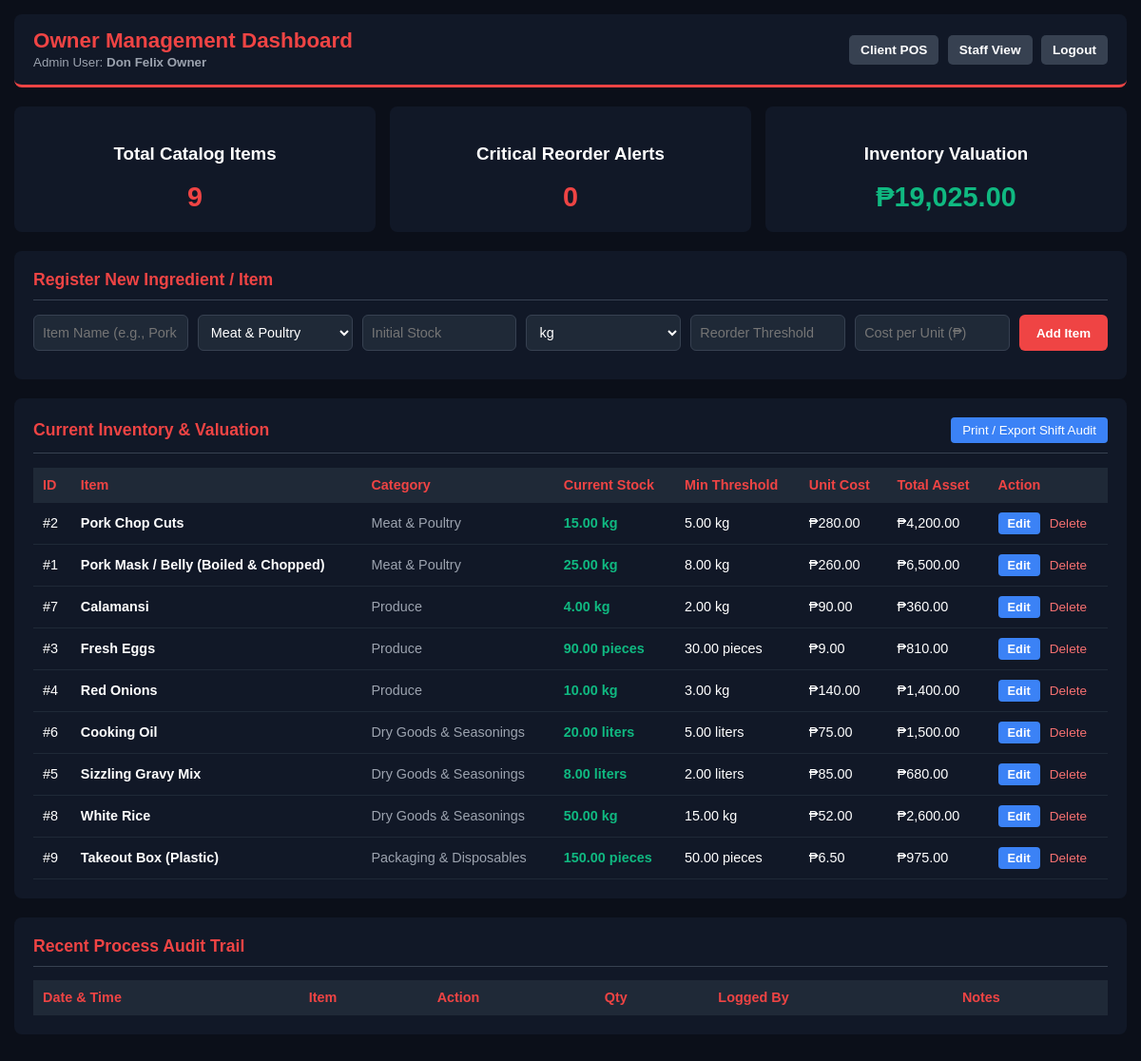
Page /admin_dashboard.php (signed in) on the committed database.
### tables this page shows
CREATE TABLE `inventory` (
  `id` int(11) NOT NULL,
  `item_name` varchar(100) NOT NULL,
  `category` enum('Meat & Poultry','Produce','Dry Goods & Seasonings','Packaging & Disposables') NOT NULL,
  `current_stock` decimal(10,2) NOT NULL DEFAULT 0.00,
  `unit` enum('kg','grams','pieces','liters','packs','sacks') NOT NULL DEFAULT 'pieces',
  `min_alert` decimal(10,2) NOT NULL DEFAULT 5.00,
  `cost_per_unit` decimal(10,2) NOT NULL DEFAULT 0.00,
  `updated_at` timestamp NOT NULL DEFAULT current_timestamp() ON UPDATE current_timestamp()
);

### admin_dashboard.php (the view, shortened to what this page needs)
<?php
require 'db.php';
$total_items = $conn->query("SELECT COUNT(*) as total FROM inventory")->fetch_assoc()['total'];
$low_stock = $conn->query("SELECT COUNT(*) as total FROM inventory WHERE current_stock <= min_alert")->fetch_assoc()['total'];
$valuation = $conn->query("SELECT SUM(current_stock * cost_per_unit) as total_val FROM inventory")->fetch_assoc()['total_val'] ?? 0;
$inventory = $conn->query("SELECT * FROM inventory ORDER BY category, item_name ASC");
?>
<!DOCTYPE html>
<html lang="en">
<head>
</head>
<body>
    <header>
        <div>
            <h1>Owner Management Dashboard</h1>
            <small style="color:#9ca3af;">Admin User: <strong><?php echo htmlspecialchars($_SESSION['user']); ?></strong></small>
        </div>
        <div class="nav-links">
            <a href="pos_order.php">Client POS</a>
            <a href="staff_portal.php">Staff View</a>
            <a href="logout.php">Logout</a>
        </div>
    </header>
    <div class="kpi-grid">
        <div class="card"><h3>Total Catalog Items</h3><div class="num"><?php echo $total_items; ?></div></div>
        <div class="card"><h3>Critical Reorder Alerts</h3><div class="num"><?php echo $low_stock; ?></div></div>
        <div class="card"><h3>Inventory Valuation</h3><div class="num" style="color:#10b981;">₱<?php echo number_format($valuation, 2); ?></div></div>
    </div>
    <div class="sec">
        <h2>Register New Ingredient / Item</h2>
        <form action="admin_dashboard.php" method="POST">
            <div class="form-row">
                <input type="text" name="item_name" placeholder="Item Name (e.g., Pork Chop Cuts)" required>
                <select name="category" required>
                    <option value="Meat & Poultry">Meat & Poultry</option>
                </select>
                <input type="number" step="0.01" name="current_stock" placeholder="Initial Stock" required>
                <select name="unit" required>
                    <option value="kg">kg</option>
                </select>
                <input type="number" step="0.01" name="min_alert" placeholder="Reorder Threshold" required>
                <input type="number" step="0.01" name="cost_per_unit" placeholder="Cost per Unit (₱)" required>
                <button type="submit" name="add_item" class="btn-submit">Add Item</button>
            </div>
        </form>
    </div>
    <div class="sec" id="printable">
        <h2>
            <span>Current Inventory & Valuation</span>
            <button onclick="window.print()" class="btn-print">Print / Export Shift Audit</button>
        </h2>
        <table>
            <thead>
                <tr>
                    <th>ID</th><th>Item</th><th>Category</th><th>Current Stock</th><th>Min Threshold</th><th>Unit Cost</th><th>Total Asset</th><th>Action</th>
                </tr>
            </thead>
            <tbody>
                <?php while ($row = $inventory->fetch_assoc()):
                    $subtotal = $row['current_stock'] * $row['cost_per_unit'];
                    $is_low = $row['current_stock'] <= $row['min_alert'];
                ?>
                <tr>
                    <td>#<?php echo $row['id']; ?></td>
                    <td><strong><?php echo htmlspecialchars($row['item_name']); ?></strong></td>
                    <td style="color:#9ca3af;"><?php echo $row['category']; ?></td>
                    <td style="color:<?php echo $is_low ? '#ef4444' : '#10b981'; ?>; font-weight:bold;">
                        <?php echo number_format($row['current_stock'], 2) . " " . $row['unit']; ?>
                    </td>
                    <td><?php echo number_format($row['min_alert'], 2) . " " . $row['unit']; ?></td>
                    <td>₱<?php echo number_format($row['cost_per_unit'], 2); ?></td>
                    <td>₱<?php echo number_format($subtotal, 2); ?></td>
                    <td>
                        <button type="button" class="btn-edit" onclick='openEditModal(<?php echo json_encode($row); ?>)'>Edit</button>
                        <a href="admin_dashboard.php?delete_id=<?php echo $row['id']; ?>" class="del-link" onclick="return confirm('Remove this ingredient from catalog?');">Delete</a>
                    </td>
                </tr>
                <?php endwhile; ?>
            </tbody>
        </table>
    </div>
    <div class="sec">
        <h2>Recent Process Audit Trail</h2>
        <table>
            <thead>
                <tr><th>Date & Time</th><th>Item</th><th>Action</th><th>Qty</th><th>Logged By</th><th>Notes</th></tr>
            </thead>
        </table>
    </div>
</body>
</html>

### admin_dashboard.php (style rules this page uses)
body { font-family: sans-serif; background-color: #0b0f19; color: white; margin: 0; padding: 15px; }
header { background-color: #111827; padding: 15px 20px; border-radius: 8px; display: flex; justify-content: space-between; align-items: center; border-bottom: 3px solid #ef4444; }
h1 { margin: 0; color: #ef4444; font-size: 1.4rem; }
.nav-links a { color: white; text-decoration: none; padding: 8px 12px; border-radius: 5px; font-size: 0.85rem; font-weight: bold; background: #374151; margin-left: 5px; }
.kpi-grid { display: grid; grid-template-columns: repeat(auto-fit, minmax(220px, 1fr)); gap: 15px; margin: 20px 0; }
.card { background: #111827; padding: 20px; border-radius: 8px; text-align: center; }
.card .num { font-size: 1.8rem; font-weight: bold; color: #ef4444; margin-top: 5px; }
.sec { background: #111827; padding: 20px; border-radius: 8px; margin-bottom: 20px; overflow-x: auto; }
h2 { margin-top: 0; color: #ef4444; border-bottom: 1px solid #374151; padding-bottom: 10px; font-size: 1.1rem; display: flex; justify-content: space-between; align-items: center; }
table { width: 100%; border-collapse: collapse; min-width: 750px; }
th, td { padding: 10px; text-align: left; border-bottom: 1px solid #1f2937; font-size: 0.9rem; }
th { background-color: #1f2937; color: #ef4444; }
.btn-print { background: #3b82f6; color: white; border: none; padding: 6px 12px; border-radius: 4px; cursor: pointer; }
.btn-edit { background: #3b82f6; color: white; border: none; padding: 4px 10px; border-radius: 4px; cursor: pointer; font-size: 0.8rem; font-weight: bold; margin-right: 6px; }
.del-link { color: #f87171; text-decoration: none; font-size: 0.85rem; }
.form-row { display: flex; flex-wrap: wrap; gap: 10px; margin-bottom: 10px; }
.form-row input, .form-row select { background: #1f2937; color: white; border: 1px solid #374151; padding: 9px; border-radius: 6px; font-size: 0.9rem; flex: 1; min-width: 130px; }
.btn-submit { background: #ef4444; color: white; border: none; padding: 10px 18px; border-radius: 6px; cursor: pointer; font-weight: bold; }

### rows in the picture
inventory: id "2", item_name "Pork Chop Cuts", category "Meat & Poultry", current_stock "15.00", unit "kg", min_alert "5.00", cost_per_unit "280.00", subtotal "4,200.00"
inventory: id "1", item_name "Pork Mask / Belly (Boiled & Chopped)", category "Meat & Poultry", current_stock "25.00", unit "kg", min_alert "8.00", cost_per_unit "260.00", subtotal "6,500.00"
inventory: id "7", item_name "Calamansi", category "Produce", current_stock "4.00", unit "kg", min_alert "2.00", cost_per_unit "90.00", subtotal "360.00"
inventory: id "3", item_name "Fresh Eggs", category "Produce", current_stock "90.00", unit "pieces", min_alert "30.00", cost_per_unit "9.00", subtotal "810.00"
inventory: id "4", item_name "Red Onions", category "Produce", current_stock "10.00", unit "kg", min_alert "3.00", cost_per_unit "140.00", subtotal "1,400.00"
inventory: id "6", item_name "Cooking Oil", category "Dry Goods & Seasonings", current_stock "20.00", unit "liters", min_alert "5.00", cost_per_unit "75.00", subtotal "1,500.00"
inventory: id "5", item_name "Sizzling Gravy Mix", category "Dry Goods & Seasonings", current_stock "8.00", unit "liters", min_alert "2.00", cost_per_unit "85.00", subtotal "680.00"
inventory: id "8", item_name "White Rice", category "Dry Goods & Seasonings", current_stock "50.00", unit "kg", min_alert "15.00", cost_per_unit "52.00", subtotal "2,600.00"
inventory: id "9", item_name "Takeout Box (Plastic)", category "Packaging & Disposables", current_stock "150.00", unit "pieces", min_alert "50.00", cost_per_unit "6.50", subtotal "975.00"

### other values in the picture
$_SESSION['user'] "Don Felix Owner"
$total_items "9"
$low_stock "0"
$valuation "19,025.00"
